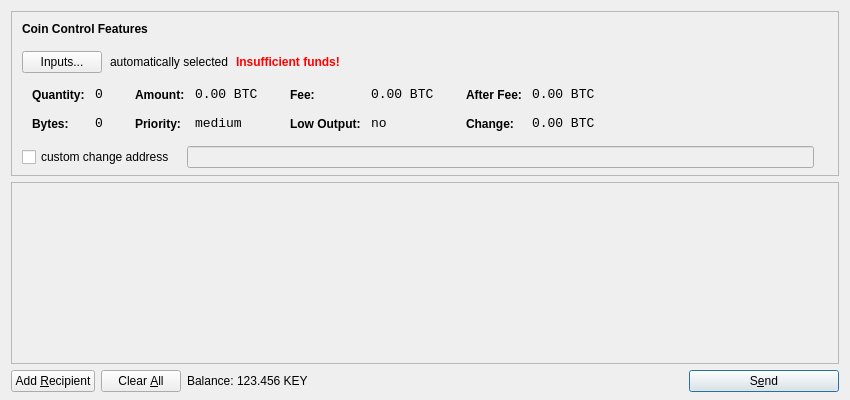
<?xml version="1.0" encoding="UTF-8"?>
<ui version="4.0">
 <class>SendCoinsDialog</class>
 <widget class="QDialog" name="SendCoinsDialog">
  <property name="geometry">
   <rect>
    <x>0</x>
    <y>0</y>
    <width>850</width>
    <height>400</height>
   </rect>
  </property>
  <property name="windowTitle">
   <string>Send Coins</string>
  </property>
  <layout class="QVBoxLayout" name="verticalLayout" stretch="0,1,0">
   <property name="bottomMargin">
    <number>8</number>
   </property>
   <item>
    <widget class="QFrame" name="frameCoinControl">
     <property name="sizePolicy">
      <sizepolicy hsizetype="Expanding" vsizetype="Expanding">
       <horstretch>0</horstretch>
       <verstretch>0</verstretch>
      </sizepolicy>
     </property>
     <property name="maximumSize">
      <size>
       <width>16777215</width>
       <height>16777215</height>
      </size>
     </property>
     <property name="frameShape">
      <enum>QFrame::StyledPanel</enum>
     </property>
     <property name="frameShadow">
      <enum>QFrame::Sunken</enum>
     </property>
     <layout class="QVBoxLayout" name="verticalLayoutCoinControl2">
      <property name="spacing">
       <number>-1</number>
      </property>
      <property name="leftMargin">
       <number>0</number>
      </property>
      <property name="topMargin">
       <number>0</number>
      </property>
      <property name="rightMargin">
       <number>0</number>
      </property>
      <property name="bottomMargin">
       <number>6</number>
      </property>
      <item>
       <layout class="QVBoxLayout" name="verticalLayoutCoinControl" stretch="0,0,0,0,1">
        <property name="spacing">
         <number>0</number>
        </property>
        <property name="leftMargin">
         <number>10</number>
        </property>
        <property name="topMargin">
         <number>10</number>
        </property>
        <item>
         <layout class="QHBoxLayout" name="horizontalLayoutCoinControl1">
          <property name="bottomMargin">
           <number>15</number>
          </property>
          <item>
           <widget class="QLabel" name="labelCoinControlFeatures">
            <property name="sizePolicy">
             <sizepolicy hsizetype="Preferred" vsizetype="Maximum">
              <horstretch>0</horstretch>
              <verstretch>0</verstretch>
             </sizepolicy>
            </property>
            <property name="font">
             <font>
              <weight>75</weight>
              <bold>true</bold>
             </font>
            </property>
            <property name="styleSheet">
             <string notr="true">font-weight:bold;</string>
            </property>
            <property name="text">
             <string>Coin Control Features</string>
            </property>
           </widget>
          </item>
         </layout>
        </item>
        <item>
         <layout class="QHBoxLayout" name="horizontalLayoutCoinControl2" stretch="0,0,0,0">
          <property name="spacing">
           <number>8</number>
          </property>
          <property name="bottomMargin">
           <number>10</number>
          </property>
          <item>
           <widget class="QPushButton" name="pushButtonCoinControl">
            <property name="styleSheet">
             <string notr="true"/>
            </property>
            <property name="text">
             <string>Inputs...</string>
            </property>
           </widget>
          </item>
          <item>
           <widget class="QLabel" name="labelCoinControlAutomaticallySelected">
            <property name="text">
             <string>automatically selected</string>
            </property>
            <property name="margin">
             <number>5</number>
            </property>
           </widget>
          </item>
          <item>
           <widget class="QLabel" name="labelCoinControlInsuffFunds">
            <property name="font">
             <font>
              <weight>75</weight>
              <bold>true</bold>
             </font>
            </property>
            <property name="styleSheet">
             <string notr="true">color:red;font-weight:bold;</string>
            </property>
            <property name="text">
             <string>Insufficient funds!</string>
            </property>
            <property name="margin">
             <number>5</number>
            </property>
           </widget>
          </item>
          <item>
           <spacer name="horizontalSpacerCoinControl">
            <property name="orientation">
             <enum>Qt::Horizontal</enum>
            </property>
            <property name="sizeHint" stdset="0">
             <size>
              <width>40</width>
              <height>1</height>
             </size>
            </property>
           </spacer>
          </item>
         </layout>
        </item>
        <item>
         <widget class="QWidget" name="widgetCoinControl" native="true">
          <property name="sizePolicy">
           <sizepolicy hsizetype="Preferred" vsizetype="Preferred">
            <horstretch>0</horstretch>
            <verstretch>0</verstretch>
           </sizepolicy>
          </property>
          <property name="minimumSize">
           <size>
            <width>0</width>
            <height>0</height>
           </size>
          </property>
          <property name="styleSheet">
           <string notr="true"/>
          </property>
          <layout class="QHBoxLayout" name="horizontalLayoutCoinControl5">
           <property name="margin">
            <number>0</number>
           </property>
           <item>
            <layout class="QHBoxLayout" name="horizontalLayoutCoinControl3" stretch="0,0,0,1">
             <property name="spacing">
              <number>20</number>
             </property>
             <property name="topMargin">
              <number>0</number>
             </property>
             <property name="bottomMargin">
              <number>10</number>
             </property>
             <item>
              <layout class="QFormLayout" name="formLayoutCoinControl1">
               <property name="horizontalSpacing">
                <number>10</number>
               </property>
               <property name="verticalSpacing">
                <number>14</number>
               </property>
               <property name="leftMargin">
                <number>10</number>
               </property>
               <property name="topMargin">
                <number>4</number>
               </property>
               <property name="rightMargin">
                <number>6</number>
               </property>
               <item row="0" column="0">
                <widget class="QLabel" name="labelCoinControlQuantityText">
                 <property name="styleSheet">
                  <string notr="true">font-weight:bold;</string>
                 </property>
                 <property name="text">
                  <string>Quantity:</string>
                 </property>
                 <property name="margin">
                  <number>0</number>
                 </property>
                </widget>
               </item>
               <item row="0" column="1">
                <widget class="QLabel" name="labelCoinControlQuantity">
                 <property name="font">
                  <font>
                   <family>Monospace</family>
                   <pointsize>10</pointsize>
                  </font>
                 </property>
                 <property name="cursor">
                  <cursorShape>IBeamCursor</cursorShape>
                 </property>
                 <property name="contextMenuPolicy">
                  <enum>Qt::ActionsContextMenu</enum>
                 </property>
                 <property name="text">
                  <string notr="true">0</string>
                 </property>
                 <property name="margin">
                  <number>0</number>
                 </property>
                 <property name="textInteractionFlags">
                  <set>Qt::LinksAccessibleByMouse|Qt::TextSelectableByKeyboard|Qt::TextSelectableByMouse</set>
                 </property>
                </widget>
               </item>
               <item row="1" column="0">
                <widget class="QLabel" name="labelCoinControlBytesText">
                 <property name="styleSheet">
                  <string notr="true">font-weight:bold;</string>
                 </property>
                 <property name="text">
                  <string>Bytes:</string>
                 </property>
                </widget>
               </item>
               <item row="1" column="1">
                <widget class="QLabel" name="labelCoinControlBytes">
                 <property name="font">
                  <font>
                   <family>Monospace</family>
                   <pointsize>10</pointsize>
                  </font>
                 </property>
                 <property name="cursor">
                  <cursorShape>IBeamCursor</cursorShape>
                 </property>
                 <property name="contextMenuPolicy">
                  <enum>Qt::ActionsContextMenu</enum>
                 </property>
                 <property name="text">
                  <string notr="true">0</string>
                 </property>
                 <property name="textInteractionFlags">
                  <set>Qt::LinksAccessibleByMouse|Qt::TextSelectableByKeyboard|Qt::TextSelectableByMouse</set>
                 </property>
                </widget>
               </item>
              </layout>
             </item>
             <item>
              <layout class="QFormLayout" name="formLayoutCoinControl2">
               <property name="horizontalSpacing">
                <number>10</number>
               </property>
               <property name="verticalSpacing">
                <number>14</number>
               </property>
               <property name="leftMargin">
                <number>6</number>
               </property>
               <property name="topMargin">
                <number>4</number>
               </property>
               <property name="rightMargin">
                <number>6</number>
               </property>
               <item row="0" column="0">
                <widget class="QLabel" name="labelCoinControlAmountText">
                 <property name="styleSheet">
                  <string notr="true">font-weight:bold;</string>
                 </property>
                 <property name="text">
                  <string>Amount:</string>
                 </property>
                 <property name="margin">
                  <number>0</number>
                 </property>
                </widget>
               </item>
               <item row="0" column="1">
                <widget class="QLabel" name="labelCoinControlAmount">
                 <property name="font">
                  <font>
                   <family>Monospace</family>
                   <pointsize>10</pointsize>
                  </font>
                 </property>
                 <property name="cursor">
                  <cursorShape>IBeamCursor</cursorShape>
                 </property>
                 <property name="contextMenuPolicy">
                  <enum>Qt::ActionsContextMenu</enum>
                 </property>
                 <property name="text">
                  <string notr="true">0.00 BTC</string>
                 </property>
                 <property name="textInteractionFlags">
                  <set>Qt::LinksAccessibleByMouse|Qt::TextSelectableByKeyboard|Qt::TextSelectableByMouse</set>
                 </property>
                </widget>
               </item>
               <item row="1" column="0">
                <widget class="QLabel" name="labelCoinControlPriorityText">
                 <property name="styleSheet">
                  <string notr="true">font-weight:bold;</string>
                 </property>
                 <property name="text">
                  <string>Priority:</string>
                 </property>
                </widget>
               </item>
               <item row="1" column="1">
                <widget class="QLabel" name="labelCoinControlPriority">
                 <property name="font">
                  <font>
                   <family>Monospace</family>
                   <pointsize>10</pointsize>
                  </font>
                 </property>
                 <property name="cursor">
                  <cursorShape>IBeamCursor</cursorShape>
                 </property>
                 <property name="contextMenuPolicy">
                  <enum>Qt::ActionsContextMenu</enum>
                 </property>
                 <property name="text">
                  <string>medium</string>
                 </property>
                 <property name="textInteractionFlags">
                  <set>Qt::LinksAccessibleByMouse|Qt::TextSelectableByKeyboard|Qt::TextSelectableByMouse</set>
                 </property>
                </widget>
               </item>
              </layout>
             </item>
             <item>
              <layout class="QFormLayout" name="formLayoutCoinControl3">
               <property name="horizontalSpacing">
                <number>10</number>
               </property>
               <property name="verticalSpacing">
                <number>14</number>
               </property>
               <property name="leftMargin">
                <number>6</number>
               </property>
               <property name="topMargin">
                <number>4</number>
               </property>
               <property name="rightMargin">
                <number>6</number>
               </property>
               <item row="0" column="0">
                <widget class="QLabel" name="labelCoinControlFeeText">
                 <property name="styleSheet">
                  <string notr="true">font-weight:bold;</string>
                 </property>
                 <property name="text">
                  <string>Fee:</string>
                 </property>
                 <property name="margin">
                  <number>0</number>
                 </property>
                </widget>
               </item>
               <item row="0" column="1">
                <widget class="QLabel" name="labelCoinControlFee">
                 <property name="font">
                  <font>
                   <family>Monospace</family>
                   <pointsize>10</pointsize>
                  </font>
                 </property>
                 <property name="cursor">
                  <cursorShape>IBeamCursor</cursorShape>
                 </property>
                 <property name="contextMenuPolicy">
                  <enum>Qt::ActionsContextMenu</enum>
                 </property>
                 <property name="text">
                  <string notr="true">0.00 BTC</string>
                 </property>
                 <property name="textInteractionFlags">
                  <set>Qt::LinksAccessibleByMouse|Qt::TextSelectableByKeyboard|Qt::TextSelectableByMouse</set>
                 </property>
                </widget>
               </item>
               <item row="1" column="0">
                <widget class="QLabel" name="labelCoinControlLowOutputText">
                 <property name="styleSheet">
                  <string notr="true">font-weight:bold;</string>
                 </property>
                 <property name="text">
                  <string>Low Output:</string>
                 </property>
                </widget>
               </item>
               <item row="1" column="1">
                <widget class="QLabel" name="labelCoinControlLowOutput">
                 <property name="font">
                  <font>
                   <family>Monospace</family>
                   <pointsize>10</pointsize>
                  </font>
                 </property>
                 <property name="cursor">
                  <cursorShape>IBeamCursor</cursorShape>
                 </property>
                 <property name="contextMenuPolicy">
                  <enum>Qt::ActionsContextMenu</enum>
                 </property>
                 <property name="text">
                  <string>no</string>
                 </property>
                 <property name="textInteractionFlags">
                  <set>Qt::LinksAccessibleByMouse|Qt::TextSelectableByKeyboard|Qt::TextSelectableByMouse</set>
                 </property>
                </widget>
               </item>
              </layout>
             </item>
             <item>
              <layout class="QFormLayout" name="formLayoutCoinControl4">
               <property name="horizontalSpacing">
                <number>10</number>
               </property>
               <property name="verticalSpacing">
                <number>14</number>
               </property>
               <property name="leftMargin">
                <number>6</number>
               </property>
               <property name="topMargin">
                <number>4</number>
               </property>
               <property name="rightMargin">
                <number>6</number>
               </property>
               <item row="0" column="0">
                <widget class="QLabel" name="labelCoinControlAfterFeeText">
                 <property name="styleSheet">
                  <string notr="true">font-weight:bold;</string>
                 </property>
                 <property name="text">
                  <string>After Fee:</string>
                 </property>
                 <property name="margin">
                  <number>0</number>
                 </property>
                </widget>
               </item>
               <item row="0" column="1">
                <widget class="QLabel" name="labelCoinControlAfterFee">
                 <property name="font">
                  <font>
                   <family>Monospace</family>
                   <pointsize>10</pointsize>
                  </font>
                 </property>
                 <property name="cursor">
                  <cursorShape>IBeamCursor</cursorShape>
                 </property>
                 <property name="contextMenuPolicy">
                  <enum>Qt::ActionsContextMenu</enum>
                 </property>
                 <property name="text">
                  <string notr="true">0.00 BTC</string>
                 </property>
                 <property name="textInteractionFlags">
                  <set>Qt::LinksAccessibleByMouse|Qt::TextSelectableByKeyboard|Qt::TextSelectableByMouse</set>
                 </property>
                </widget>
               </item>
               <item row="1" column="0">
                <widget class="QLabel" name="labelCoinControlChangeText">
                 <property name="styleSheet">
                  <string notr="true">font-weight:bold;</string>
                 </property>
                 <property name="text">
                  <string>Change:</string>
                 </property>
                </widget>
               </item>
               <item row="1" column="1">
                <widget class="QLabel" name="labelCoinControlChange">
                 <property name="font">
                  <font>
                   <family>Monospace</family>
                   <pointsize>10</pointsize>
                  </font>
                 </property>
                 <property name="cursor">
                  <cursorShape>IBeamCursor</cursorShape>
                 </property>
                 <property name="contextMenuPolicy">
                  <enum>Qt::ActionsContextMenu</enum>
                 </property>
                 <property name="text">
                  <string notr="true">0.00 BTC</string>
                 </property>
                 <property name="textInteractionFlags">
                  <set>Qt::LinksAccessibleByMouse|Qt::TextSelectableByKeyboard|Qt::TextSelectableByMouse</set>
                 </property>
                </widget>
               </item>
              </layout>
             </item>
            </layout>
           </item>
          </layout>
         </widget>
        </item>
        <item>
         <layout class="QHBoxLayout" name="horizontalLayoutCoinControl4" stretch="0,0,0">
          <property name="spacing">
           <number>12</number>
          </property>
          <property name="sizeConstraint">
           <enum>QLayout::SetDefaultConstraint</enum>
          </property>
          <property name="topMargin">
           <number>5</number>
          </property>
          <property name="rightMargin">
           <number>5</number>
          </property>
          <item>
           <widget class="QCheckBox" name="checkBoxCoinControlChange">
            <property name="text">
             <string>custom change address</string>
            </property>
           </widget>
          </item>
          <item>
           <widget class="QLineEdit" name="lineEditCoinControlChange">
            <property name="enabled">
             <bool>false</bool>
            </property>
            <property name="sizePolicy">
             <sizepolicy hsizetype="Expanding" vsizetype="Fixed">
              <horstretch>0</horstretch>
              <verstretch>0</verstretch>
             </sizepolicy>
            </property>
           </widget>
          </item>
          <item>
           <widget class="QLabel" name="labelCoinControlChangeLabel">
            <property name="sizePolicy">
             <sizepolicy hsizetype="Preferred" vsizetype="Expanding">
              <horstretch>0</horstretch>
              <verstretch>0</verstretch>
             </sizepolicy>
            </property>
            <property name="minimumSize">
             <size>
              <width>0</width>
              <height>0</height>
             </size>
            </property>
            <property name="text">
             <string/>
            </property>
            <property name="margin">
             <number>3</number>
            </property>
           </widget>
          </item>
         </layout>
        </item>
        <item>
         <spacer name="verticalSpacerCoinControl">
          <property name="orientation">
           <enum>Qt::Vertical</enum>
          </property>
          <property name="sizeHint" stdset="0">
           <size>
            <width>800</width>
            <height>1</height>
           </size>
          </property>
         </spacer>
        </item>
       </layout>
      </item>
     </layout>
    </widget>
   </item>
   <item>
    <widget class="QScrollArea" name="scrollArea">
     <property name="widgetResizable">
      <bool>true</bool>
     </property>
     <widget class="QWidget" name="scrollAreaWidgetContents">
      <property name="geometry">
       <rect>
        <x>0</x>
        <y>0</y>
        <width>830</width>
        <height>165</height>
       </rect>
      </property>
      <layout class="QVBoxLayout" name="verticalLayout_2">
       <property name="margin">
        <number>0</number>
       </property>
       <item>
        <layout class="QVBoxLayout" name="entries">
         <property name="spacing">
          <number>6</number>
         </property>
        </layout>
       </item>
       <item>
        <spacer name="verticalSpacer">
         <property name="orientation">
          <enum>Qt::Vertical</enum>
         </property>
         <property name="sizeHint" stdset="0">
          <size>
           <width>20</width>
           <height>40</height>
          </size>
         </property>
        </spacer>
       </item>
      </layout>
     </widget>
    </widget>
   </item>
   <item>
    <layout class="QHBoxLayout" name="horizontalLayout">
     <item>
      <widget class="QPushButton" name="addButton">
       <property name="toolTip">
        <string>Send to multiple recipients at once</string>
       </property>
       <property name="text">
        <string>Add &amp;Recipient</string>
       </property>
       <property name="icon">
        <iconset resource="../bitcoin.qrc">
         <normaloff>:/icons/add</normaloff>:/icons/add</iconset>
       </property>
       <property name="autoDefault">
        <bool>false</bool>
       </property>
      </widget>
     </item>
     <item>
      <widget class="QPushButton" name="clearButton">
       <property name="sizePolicy">
        <sizepolicy hsizetype="Minimum" vsizetype="Fixed">
         <horstretch>0</horstretch>
         <verstretch>0</verstretch>
        </sizepolicy>
       </property>
       <property name="toolTip">
        <string>Remove all transaction fields</string>
       </property>
       <property name="text">
        <string>Clear &amp;All</string>
       </property>
       <property name="icon">
        <iconset resource="../bitcoin.qrc">
         <normaloff>:/icons/remove</normaloff>:/icons/remove</iconset>
       </property>
       <property name="autoRepeatDelay">
        <number>300</number>
       </property>
       <property name="autoDefault">
        <bool>false</bool>
       </property>
      </widget>
     </item>
     <item>
      <layout class="QHBoxLayout" name="horizontalLayout_2">
       <property name="spacing">
        <number>3</number>
       </property>
       <item>
        <widget class="QLabel" name="label">
         <property name="text">
          <string>Balance:</string>
         </property>
        </widget>
       </item>
       <item>
        <widget class="QLabel" name="labelBalance">
         <property name="cursor">
          <cursorShape>IBeamCursor</cursorShape>
         </property>
         <property name="text">
          <string>123.456 KEY</string>
         </property>
         <property name="textInteractionFlags">
          <set>Qt::LinksAccessibleByMouse|Qt::TextSelectableByKeyboard|Qt::TextSelectableByMouse</set>
         </property>
        </widget>
       </item>
      </layout>
     </item>
     <item>
      <spacer name="horizontalSpacer">
       <property name="orientation">
        <enum>Qt::Horizontal</enum>
       </property>
       <property name="sizeHint" stdset="0">
        <size>
         <width>40</width>
         <height>20</height>
        </size>
       </property>
      </spacer>
     </item>
     <item>
      <widget class="QPushButton" name="sendButton">
       <property name="minimumSize">
        <size>
         <width>150</width>
         <height>0</height>
        </size>
       </property>
       <property name="toolTip">
        <string>Confirm the send action</string>
       </property>
       <property name="text">
        <string>S&amp;end</string>
       </property>
       <property name="icon">
        <iconset resource="../bitcoin.qrc">
         <normaloff>:/icons/send</normaloff>:/icons/send</iconset>
       </property>
       <property name="default">
        <bool>true</bool>
       </property>
      </widget>
     </item>
    </layout>
   </item>
  </layout>
 </widget>
 <resources>
  <include location="../bitcoin.qrc"/>
 </resources>
 <connections/>
</ui>
